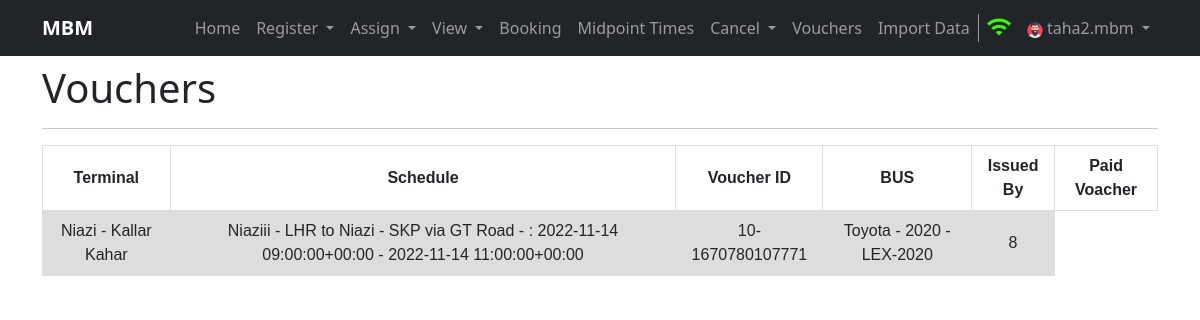
/vouchers (signed in), run on the app's committed database.
### home/models.py (models this page shows, shortened)
class Voucher(models.Model):
    terminal = models.ForeignKey(Terminal, on_delete=models.SET_NULL, null=True)
    schedule = models.ForeignKey("Schedule", on_delete=models.SET_NULL, null=True)
    issuedby = models.ForeignKey(User, on_delete=models.CASCADE)
    voucher = models.CharField(max_length=200, unique=True)
    refreshment = models.IntegerField()
    washing = models.IntegerField()
    parking = models.IntegerField()
    toll = models.IntegerField()
    created = models.DateTimeField(auto_now_add=True, editable=False, null=False, blank=False)
    last_modified = models.DateTimeField(auto_now_add=True, editable=False, null=False, blank=False)
    class Meta:
        verbose_name_plural = 'Voucher'

class Terminal(models.Model):
    tcode = models.CharField(max_length=3, unique=True)
    name = models.CharField(max_length=100)
    city = models.CharField(max_length=100)
    address = models.CharField(max_length=150)
    created = models.DateTimeField(auto_now_add=True, editable=False, null=False, blank=False)
    last_modified = models.DateTimeField(auto_now_add=True, editable=False, null=False, blank=False)
    class Meta:
        verbose_name_plural = 'Terminal'
    def __str__(self):
        return self.name + ' - ' + self.city

class Schedule(models.Model):
    departure = models.DateTimeField()
    arrival = models.DateTimeField()
    route_assg_bus = models.ForeignKey("RouteAssignedToBus", on_delete=models.CASCADE)
    mid_dept = models.CharField(max_length=500, default=None, null=True)
    status = models.BooleanField(default=True)
    created = models.DateTimeField(auto_now_add=True, editable=False, null=False, blank=False)
    last_modified = models.DateTimeField(auto_now_add=True, editable=False, null=False, blank=False)
    class Meta:
        verbose_name_plural = 'Schedule'
    def __str__(self):
        return str(self.route_assg_bus.route) + ' - '+': ' + str(self.departure) + ' - ' + str(self.arrival)

class RouteAssignedToBus(models.Model):
    bus = models.ForeignKey("Bus", on_delete=models.SET_NULL, null=True)
    route = models.ForeignKey("Route", on_delete=models.CASCADE)
    created = models.DateTimeField(auto_now_add=True, editable=False, null=False, blank=False)
    last_modified = models.DateTimeField(auto_now_add=True, editable=False, null=False, blank=False)
    class Meta:
        verbose_name_plural = 'RouteAssignedToBus'

class Route(models.Model):
    source = models.ForeignKey(Terminal, related_name='source_terminal', on_delete=models.CASCADE)
    destination = models.ForeignKey(Terminal, related_name='destination_terminal', on_delete=models.CASCADE)
    via = models.CharField(max_length=100)
    created = models.DateTimeField(auto_now_add=True, editable=False, null=False, blank=False)
    last_modified = models.DateTimeField(auto_now_add=True, editable=False, null=False, blank=False)
    class Meta:
        verbose_name_plural = 'Route'
    def __str__(self):
        return str(self.source) + ' to ' + str(self.destination) + ' via ' + self.via

class Bus(models.Model):
    bus_number = models.CharField(max_length=30, unique=True)
    seating_capacity = models.IntegerField()
    service_type = models.CharField(max_length=100)
    bus_model = models.CharField(max_length=100)
    created = models.DateTimeField(auto_now_add=True, editable=False, null=False, blank=False)
    last_modified = models.DateTimeField(auto_now_add=True, editable=False, null=False, blank=False)
    class Meta:
        verbose_name_plural = 'Bus'
    def __str__(self):
        return self.bus_model + ' - ' + self.bus_number

### home/views.py (the view)
# urls.py: path('vouchers', views.vouchers, name='vouchers'),
def vouchers(request):
    if request.user.is_anonymous:
        return redirect('/login')
    uterminal = UserofTerminal.objects.get(user=request.user)
    vouchers = Voucher.objects.filter(terminal=uterminal.terminal)
    return render(request, 'voucher.html', {'vouchers': vouchers})

### templates/voucher.html (shortened to what this page needs)
{% extends 'base.html' %}
{% block username %}{{ request.user.username }}{% endblock username %}
{%block body%}
{% load static %}
<div class="container my-2">
  <h1>Vouchers</h1>
  <hr>
</div>
<div class="container">
    <table class="schedule voucher">
        <tr>
          <th>Terminal</th>
          <th>Schedule</th>
          <th>Voucher ID</th>
          <th>BUS</th>
          <th>Issued By</th>
          <th>Paid Voacher</th>
        </tr>
        {% for vc in vouchers %}
        <tr class="tr">
          <td>{{vc.terminal}}</td>
          <td>{{vc.schedule}}</td>
          <td>{{vc.voucher}}</td>
          <td>{{vc.schedule.route_assg_bus.bus}}</td>
          <td>{{vc.issuedby.id}}</td>
        </tr>
        {% endfor %}
      </table>
</div>
{%endblock body%}

### static/css/style.css (style rules this page uses)
.schedule, .seats { font-family: arial, sans-serif; border-collapse: collapse; width: 100%; }
.schedule td, .bookings td, th { border: 1px solid #dddddd; text-align: center; padding: 8px; }
.schedule .tr:nth-child(even) { background-color: #dddddd; }

### data on the page
Voucher: terminal "Niazi - Kallar Kahar", schedule "Niaziii - LHR to Niazi - SKP via GT Road - : 2022-11-14 09:00:00+00:00 - 2022-11-14 11:00:00+00:00", voucher "10-1670780107771", schedule.route_assg_bus.bus "Toyota - 2020 - LEX-2020", issuedby.id "8"

### other printed values
{{ request.user.username }} "taha2.mbm"
